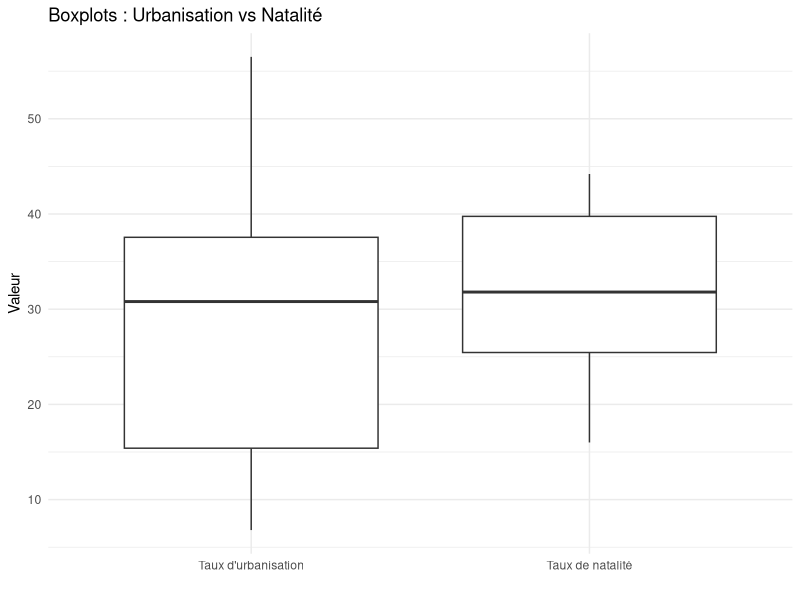
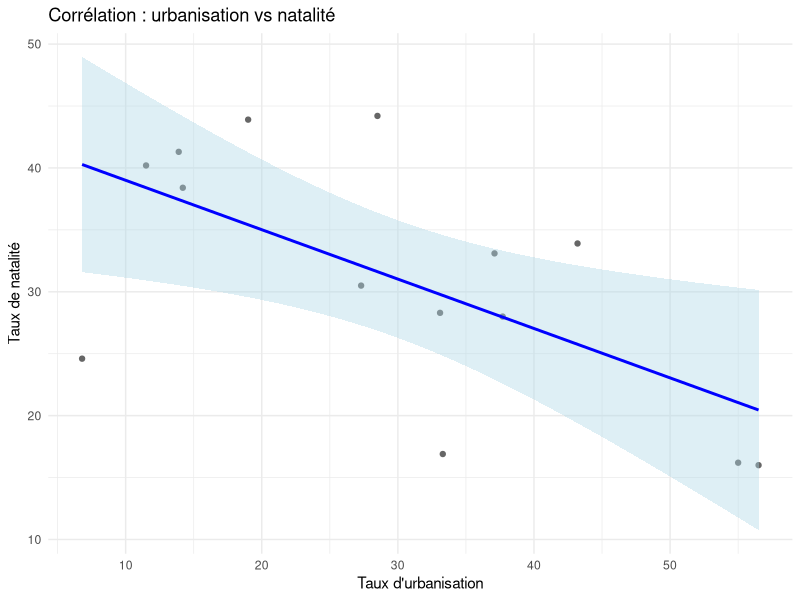
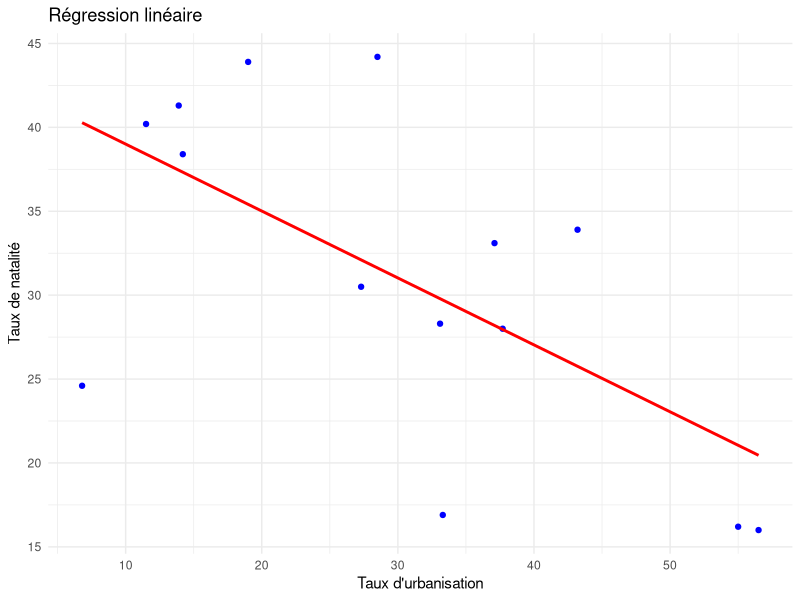
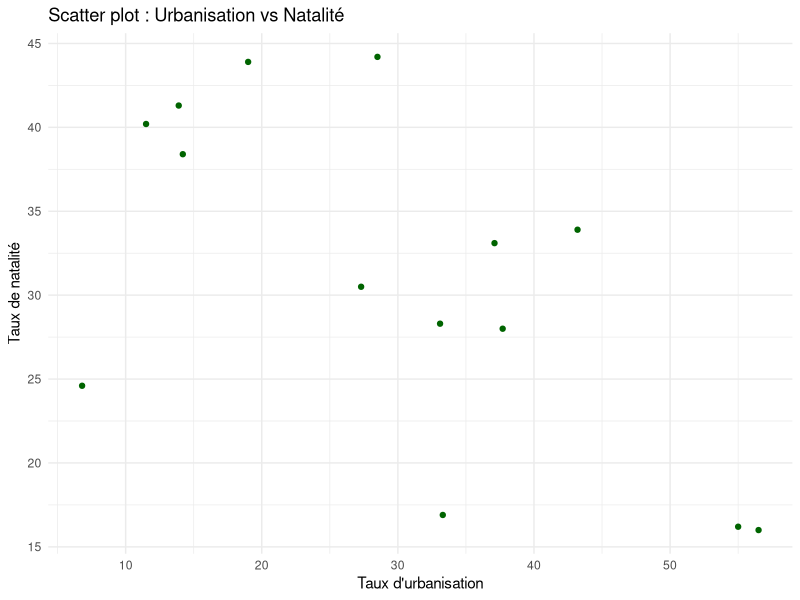

Recreate these plots in R, in order.
# Chargement des packages nécessaires
library(readxl)
library(ggplot2)
library(tidyr)

# Charger le dataset (assure-toi que don_mls.xlsx est dans le même dossier)
my_data <- read_excel("don_mls.xlsx")
as.data.frame(my_data)
# --------------------
#  Scatter plot

scatter_plot <- ggplot(my_data, aes(x = `Taux d'urbanisation`, y = `Taux de natalité`)) +
  geom_point(color = "darkgreen") +
  labs(title = "Scatter plot : Urbanisation vs Natalité",
       x = "Taux d'urbanisation",
       y = "Taux de natalité") +
  theme_minimal()

# --------------------
# Régression linéaire

my_model <- lm(`Taux de natalité` ~ `Taux d'urbanisation`, data = my_data)

regression_plot <- ggplot(my_data, aes(x = `Taux d'urbanisation`, y = `Taux de natalité`)) +
  geom_point(color = "blue") +
  geom_smooth(method = "lm", se = FALSE, color = "red") +
  labs(title = "Régression linéaire",
       x = "Taux d'urbanisation",
       y = "Taux de natalité") +
  theme_minimal()

# --------------------
#Corrélation

correlation_plot <- ggplot(my_data,
                           aes(x = `Taux d'urbanisation`,
                               y = `Taux de natalité`)) +
  geom_point(color = "grey40") +
  geom_smooth(method = "lm", color = "blue", fill = "lightblue") +
  labs(title = "Corrélation : urbanisation vs natalité") +
  theme_minimal()

# --------------------
# Boxplot 


box_data <- my_data |>
  pivot_longer(
    cols = c(`Taux d'urbanisation`, `Taux de natalité`),
    names_to = "variable",
    values_to = "value"
  )

boxplot_both <- ggplot(box_data, aes(x = variable, y = value)) +
  geom_boxplot() +
  labs(
    title = "Boxplots : Urbanisation vs Natalité",
    x = "",
    y = "Valeur"
  ) +
  theme_minimal()

